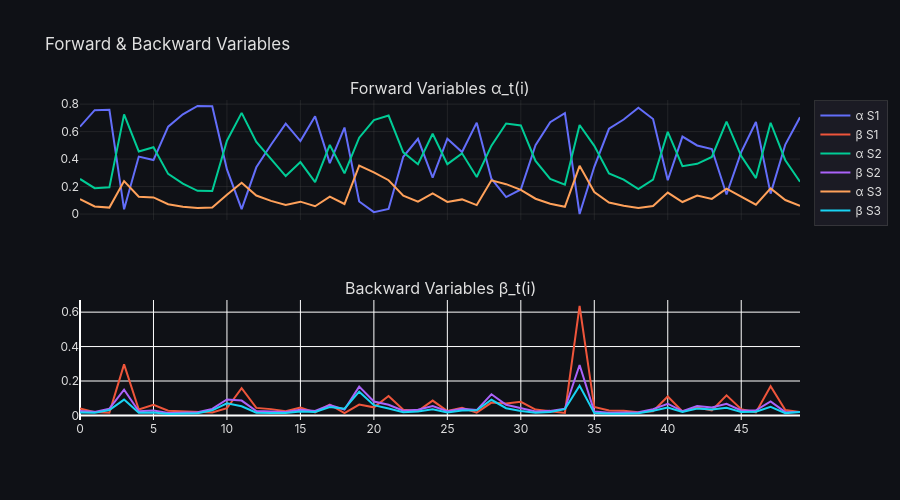

The notebook cell this image was saved under:
### Code cell
fig = plot_alpha_beta(alpha_demo, beta_demo, max_t=50,
                      state_names=["S1","S2","S3"])
fig.show()
